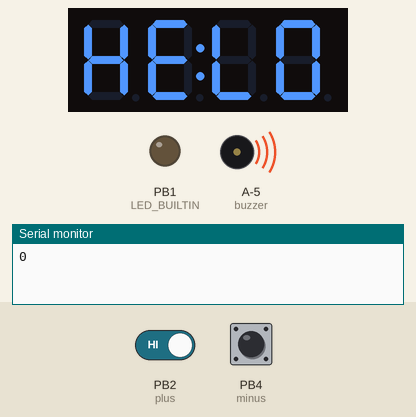
Recording of a sketch running on a simulated ATtiny85, built with avr-gcc and run on an emulated ATtiny85. Shown: 4-digit seven-segment display, output pins drawn as LEDs (lit = HIGH), buzzer (waves = sounding), the last lines printed to the serial monitor. The test bench sets the inputs (shaded band); at power-on: PB2 (plus) HIGH, PB4 (minus) HIGH.

Above: at 1.3 s.
1.4 s: PB2 (plus) driven LOW
At 5.2 s:
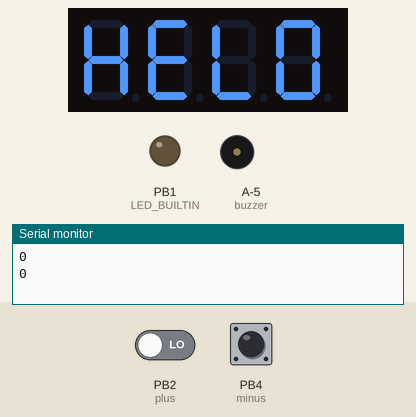
At 6.7 s:
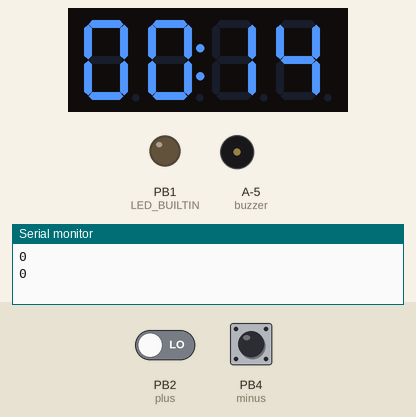
Timing chart, 0 to 8.2 s (numbered marks = the images above; inputs shaded):
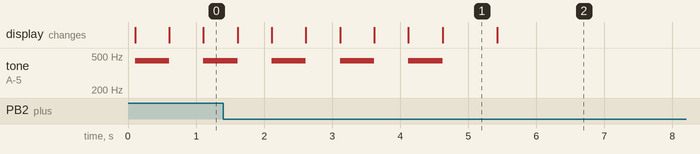

The sketch:

7-segement_LED.ino
```cpp
#include <Wire.h> // Enable this line if using Arduino Uno, Mega, etc.
#include <Adafruit_GFX.h>
#include "Adafruit_LEDBackpack.h"

Adafruit_7segment matrix = Adafruit_7segment();

int plus = 2;
int minus = 4;
int set = 8;
int pause_play = 7;
int buzzer = 9;
int counter =0;
unsigned long A;
unsigned long B;

void Print_time(int s)
{
  int m = s/60;
  int rs = (s%60);
  int print_tim = (m*100)+rs;
  int buff = print_tim;
       matrix.writeDigitNum(4,(buff%10));
       buff = buff/10;
       matrix.writeDigitNum(3,(buff%10));
       buff = buff/10;
       matrix.writeDigitNum(1,(buff%10));
       buff = buff/10;
       matrix.writeDigitNum(0,(buff%10));
       matrix.drawColon(1);
       matrix.writeDisplay();
  }


void setup() {
//#ifndef _AVR_ATtiny85_
Serial.begin(115200);
matrix.begin(0x70);

pinMode(plus, INPUT_PULLUP);
pinMode(set, INPUT_PULLUP);
pinMode(minus, INPUT_PULLUP);
pinMode(pause_play, INPUT_PULLUP);
pinMode(buzzer,OUTPUT);
pinMode(LED_BUILTIN, OUTPUT);

//setBrightness(8)
matrix.print("HELO");
  matrix.writeDisplay();
  delay(100);
}

void loop() {
Serial.println(counter);
int buttonValue1 = digitalRead(plus);
   if (buttonValue1 == LOW)
   {
     delay(300);
     counter+=15;
     Print_time(counter);

     }
int buttonValue2 = digitalRead(minus);
   if (buttonValue2 == LOW)
   {
     delay(300);
     counter-=15;
     Print_time(counter);
   }
int buttonVal3 = digitalRead(set);
   if (buttonVal3 == LOW)
   {
        counter--;
        while(counter>=0)
        {
          Print_time(counter);
          A = millis();
          while(((B-A)/1000)!=1)
          {
            int buttonValue4 = digitalRead(pause_play);
            if (buttonValue4 == LOW)
            {
              //Print_time(360);
              int wait_var = 0;
              while(wait_var == 0)
              {
                A = millis();
                buttonValue4 = digitalRead(set);
                if (buttonValue4 == LOW)
                {wait_var =1;}
              }
            }
            B = millis();
          }
          counter--;
         }
          for(int i =0;i<5;i++)
          {
            matrix.drawColon(1);
            matrix.writeDisplay();
            tone(buzzer,440);
            delay(500);

            matrix.drawColon(0);
            matrix.writeDisplay();
            noTone(buzzer);
            delay(500);
            }
            counter=0;
         }


}
```

Measured:
- after the input at 1.4 s, tone on A-5 (buzzer): goes on until 4.6 s, then stays silent
- what the display in image 1 shows lasts 0.8 s, from 4.6 s to 5.4 s
